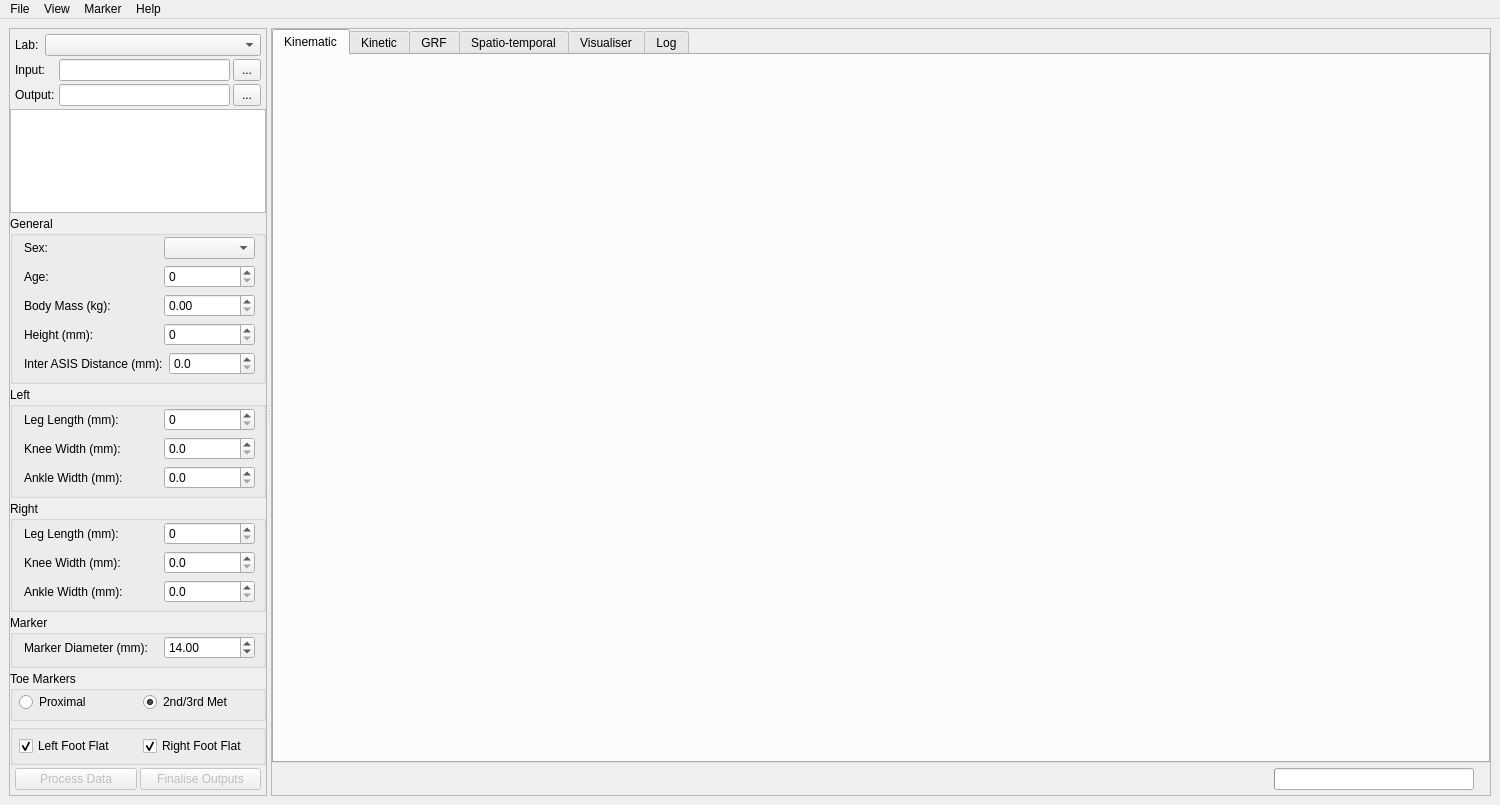
<?xml version="1.0" encoding="UTF-8"?>
<ui version="4.0">
 <class>MainWindow</class>
 <widget class="QMainWindow" name="MainWindow">
  <property name="geometry">
   <rect>
    <x>0</x>
    <y>0</y>
    <width>1500</width>
    <height>805</height>
   </rect>
  </property>
  <property name="windowTitle">
   <string>MainWindow</string>
  </property>
  <property name="windowIcon">
   <iconset resource="resources.qrc">
    <normaloff>:/c3d_parser/images/app-icon.png</normaloff>:/c3d_parser/images/app-icon.png</iconset>
  </property>
  <widget class="QWidget" name="centralwidget">
   <layout class="QVBoxLayout" name="verticalLayout">
    <item>
     <widget class="QSplitter" name="splitter">
      <property name="orientation">
       <enum>Qt::Orientation::Horizontal</enum>
      </property>
      <widget class="QFrame" name="frameTrial">
       <property name="sizePolicy">
        <sizepolicy hsizetype="Expanding" vsizetype="Preferred">
         <horstretch>0</horstretch>
         <verstretch>0</verstretch>
        </sizepolicy>
       </property>
       <property name="minimumSize">
        <size>
         <width>0</width>
         <height>0</height>
        </size>
       </property>
       <property name="frameShape">
        <enum>QFrame::Shape::StyledPanel</enum>
       </property>
       <property name="frameShadow">
        <enum>QFrame::Shadow::Raised</enum>
       </property>
       <layout class="QVBoxLayout" name="verticalLayout_2">
        <property name="spacing">
         <number>3</number>
        </property>
        <property name="leftMargin">
         <number>0</number>
        </property>
        <property name="topMargin">
         <number>5</number>
        </property>
        <property name="rightMargin">
         <number>0</number>
        </property>
        <property name="bottomMargin">
         <number>5</number>
        </property>
        <item>
         <layout class="QHBoxLayout" name="horizontalLayout_3">
          <property name="leftMargin">
           <number>5</number>
          </property>
          <property name="rightMargin">
           <number>5</number>
          </property>
          <item>
           <widget class="QLabel" name="label_2">
            <property name="text">
             <string>Lab: </string>
            </property>
           </widget>
          </item>
          <item>
           <widget class="QComboBox" name="comboBoxLab">
            <property name="sizePolicy">
             <sizepolicy hsizetype="Expanding" vsizetype="Fixed">
              <horstretch>0</horstretch>
              <verstretch>0</verstretch>
             </sizepolicy>
            </property>
           </widget>
          </item>
         </layout>
        </item>
        <item>
         <layout class="QHBoxLayout" name="horizontalLayout" stretch="0,1,0">
          <property name="leftMargin">
           <number>5</number>
          </property>
          <property name="rightMargin">
           <number>5</number>
          </property>
          <item>
           <widget class="QLabel" name="label">
            <property name="minimumSize">
             <size>
              <width>41</width>
              <height>0</height>
             </size>
            </property>
            <property name="text">
             <string>Input:</string>
            </property>
           </widget>
          </item>
          <item>
           <widget class="QLineEdit" name="lineEditInputDirectory">
            <property name="sizePolicy">
             <sizepolicy hsizetype="Expanding" vsizetype="Fixed">
              <horstretch>0</horstretch>
              <verstretch>0</verstretch>
             </sizepolicy>
            </property>
            <property name="minimumSize">
             <size>
              <width>0</width>
              <height>0</height>
             </size>
            </property>
           </widget>
          </item>
          <item>
           <widget class="QPushButton" name="pushButtonInputDirectoryChooser">
            <property name="sizePolicy">
             <sizepolicy hsizetype="Fixed" vsizetype="Fixed">
              <horstretch>0</horstretch>
              <verstretch>0</verstretch>
             </sizepolicy>
            </property>
            <property name="styleSheet">
             <string notr="true">padding: 3px 8px;</string>
            </property>
            <property name="text">
             <string>...</string>
            </property>
           </widget>
          </item>
         </layout>
        </item>
        <item>
         <layout class="QHBoxLayout" name="horizontalLayout_6">
          <property name="leftMargin">
           <number>5</number>
          </property>
          <property name="rightMargin">
           <number>5</number>
          </property>
          <item>
           <widget class="QLabel" name="label_5">
            <property name="minimumSize">
             <size>
              <width>41</width>
              <height>0</height>
             </size>
            </property>
            <property name="text">
             <string>Output:</string>
            </property>
           </widget>
          </item>
          <item>
           <widget class="QLineEdit" name="lineEditOutputDirectory">
            <property name="sizePolicy">
             <sizepolicy hsizetype="Expanding" vsizetype="Fixed">
              <horstretch>0</horstretch>
              <verstretch>0</verstretch>
             </sizepolicy>
            </property>
            <property name="minimumSize">
             <size>
              <width>0</width>
              <height>0</height>
             </size>
            </property>
           </widget>
          </item>
          <item>
           <widget class="QPushButton" name="pushButtonOutputDirectoryChooser">
            <property name="sizePolicy">
             <sizepolicy hsizetype="Fixed" vsizetype="Fixed">
              <horstretch>0</horstretch>
              <verstretch>0</verstretch>
             </sizepolicy>
            </property>
            <property name="styleSheet">
             <string notr="true">padding: 3px 8px;</string>
            </property>
            <property name="text">
             <string>...</string>
            </property>
           </widget>
          </item>
         </layout>
        </item>
        <item>
         <widget class="CustomListWidget" name="listWidgetFiles"/>
        </item>
        <item>
         <widget class="QGroupBox" name="groupBox">
          <property name="title">
           <string>General</string>
          </property>
          <layout class="QVBoxLayout" name="verticalLayout_9">
           <property name="leftMargin">
            <number>6</number>
           </property>
           <property name="topMargin">
            <number>1</number>
           </property>
           <property name="rightMargin">
            <number>3</number>
           </property>
           <property name="bottomMargin">
            <number>6</number>
           </property>
           <item>
            <layout class="QHBoxLayout" name="horizontalLayout_14">
             <property name="leftMargin">
              <number>5</number>
             </property>
             <property name="rightMargin">
              <number>5</number>
             </property>
             <item>
              <widget class="QLabel" name="label_12">
               <property name="minimumSize">
                <size>
                 <width>134</width>
                 <height>0</height>
                </size>
               </property>
               <property name="text">
                <string>Sex:</string>
               </property>
              </widget>
             </item>
             <item>
              <widget class="QComboBox" name="comboBoxSex">
               <property name="currentText">
                <string/>
               </property>
               <property name="placeholderText">
                <string>-</string>
               </property>
               <item>
                <property name="text">
                 <string>Female</string>
                </property>
               </item>
               <item>
                <property name="text">
                 <string>Male</string>
                </property>
               </item>
              </widget>
             </item>
            </layout>
           </item>
           <item>
            <layout class="QHBoxLayout" name="horizontalLayout_13">
             <property name="leftMargin">
              <number>5</number>
             </property>
             <property name="rightMargin">
              <number>5</number>
             </property>
             <item>
              <widget class="QLabel" name="label_11">
               <property name="minimumSize">
                <size>
                 <width>134</width>
                 <height>0</height>
                </size>
               </property>
               <property name="text">
                <string>Age:</string>
               </property>
              </widget>
             </item>
             <item>
              <widget class="QSpinBox" name="spinBoxAge"/>
             </item>
            </layout>
           </item>
           <item>
            <layout class="QHBoxLayout" name="horizontalLayout_8">
             <property name="leftMargin">
              <number>5</number>
             </property>
             <property name="rightMargin">
              <number>5</number>
             </property>
             <item>
              <widget class="QLabel" name="label_6">
               <property name="minimumSize">
                <size>
                 <width>134</width>
                 <height>0</height>
                </size>
               </property>
               <property name="text">
                <string>Body Mass (kg):</string>
               </property>
              </widget>
             </item>
             <item>
              <widget class="QDoubleSpinBox" name="doubleSpinBoxBodyMass">
               <property name="sizePolicy">
                <sizepolicy hsizetype="Minimum" vsizetype="Fixed">
                 <horstretch>0</horstretch>
                 <verstretch>0</verstretch>
                </sizepolicy>
               </property>
               <property name="minimumSize">
                <size>
                 <width>0</width>
                 <height>0</height>
                </size>
               </property>
               <property name="maximum">
                <double>999.990000000000009</double>
               </property>
              </widget>
             </item>
            </layout>
           </item>
           <item>
            <layout class="QHBoxLayout" name="horizontalLayout_5">
             <property name="leftMargin">
              <number>5</number>
             </property>
             <property name="rightMargin">
              <number>5</number>
             </property>
             <item>
              <widget class="QLabel" name="label_4">
               <property name="minimumSize">
                <size>
                 <width>134</width>
                 <height>0</height>
                </size>
               </property>
               <property name="text">
                <string>Height (mm):</string>
               </property>
              </widget>
             </item>
             <item>
              <widget class="QDoubleSpinBox" name="doubleSpinBoxHeight">
               <property name="sizePolicy">
                <sizepolicy hsizetype="Minimum" vsizetype="Fixed">
                 <horstretch>0</horstretch>
                 <verstretch>0</verstretch>
                </sizepolicy>
               </property>
               <property name="decimals">
                <number>0</number>
               </property>
               <property name="maximum">
                <double>9999.000000000000000</double>
               </property>
               <property name="singleStep">
                <double>1.000000000000000</double>
               </property>
              </widget>
             </item>
            </layout>
           </item>
           <item>
            <layout class="QHBoxLayout" name="horizontalLayout_17">
             <property name="leftMargin">
              <number>5</number>
             </property>
             <property name="rightMargin">
              <number>5</number>
             </property>
             <item>
              <widget class="QLabel" name="label_15">
               <property name="minimumSize">
                <size>
                 <width>134</width>
                 <height>0</height>
                </size>
               </property>
               <property name="text">
                <string>Inter ASIS Distance (mm):</string>
               </property>
              </widget>
             </item>
             <item>
              <widget class="QDoubleSpinBox" name="doubleSpinBoxASISWidth">
               <property name="decimals">
                <number>1</number>
               </property>
               <property name="maximum">
                <double>999.000000000000000</double>
               </property>
              </widget>
             </item>
            </layout>
           </item>
          </layout>
         </widget>
        </item>
        <item>
         <widget class="QGroupBox" name="groupBox_2">
          <property name="title">
           <string>Left</string>
          </property>
          <layout class="QVBoxLayout" name="verticalLayout_10">
           <property name="leftMargin">
            <number>6</number>
           </property>
           <property name="topMargin">
            <number>1</number>
           </property>
           <property name="rightMargin">
            <number>3</number>
           </property>
           <property name="bottomMargin">
            <number>6</number>
           </property>
           <item>
            <layout class="QHBoxLayout" name="horizontalLayout_11">
             <property name="leftMargin">
              <number>5</number>
             </property>
             <property name="rightMargin">
              <number>5</number>
             </property>
             <item>
              <widget class="QLabel" name="label_9">
               <property name="minimumSize">
                <size>
                 <width>134</width>
                 <height>0</height>
                </size>
               </property>
               <property name="text">
                <string>Leg Length (mm):</string>
               </property>
              </widget>
             </item>
             <item>
              <widget class="QDoubleSpinBox" name="doubleSpinBoxLeftLegLength">
               <property name="sizePolicy">
                <sizepolicy hsizetype="Minimum" vsizetype="Fixed">
                 <horstretch>0</horstretch>
                 <verstretch>0</verstretch>
                </sizepolicy>
               </property>
               <property name="decimals">
                <number>0</number>
               </property>
               <property name="maximum">
                <double>9999.000000000000000</double>
               </property>
               <property name="singleStep">
                <double>1.000000000000000</double>
               </property>
              </widget>
             </item>
            </layout>
           </item>
           <item>
            <layout class="QHBoxLayout" name="horizontalLayout_9">
             <property name="leftMargin">
              <number>5</number>
             </property>
             <property name="rightMargin">
              <number>5</number>
             </property>
             <item>
              <widget class="QLabel" name="label_7">
               <property name="minimumSize">
                <size>
                 <width>134</width>
                 <height>0</height>
                </size>
               </property>
               <property name="text">
                <string>Knee Width (mm):</string>
               </property>
              </widget>
             </item>
             <item>
              <widget class="QDoubleSpinBox" name="doubleSpinBoxLeftKneeWidth">
               <property name="sizePolicy">
                <sizepolicy hsizetype="Minimum" vsizetype="Fixed">
                 <horstretch>0</horstretch>
                 <verstretch>0</verstretch>
                </sizepolicy>
               </property>
               <property name="decimals">
                <number>1</number>
               </property>
               <property name="maximum">
                <double>999.000000000000000</double>
               </property>
               <property name="singleStep">
                <double>1.000000000000000</double>
               </property>
              </widget>
             </item>
            </layout>
           </item>
           <item>
            <layout class="QHBoxLayout" name="horizontalLayout_15">
             <property name="leftMargin">
              <number>5</number>
             </property>
             <property name="rightMargin">
              <number>5</number>
             </property>
             <item>
              <widget class="QLabel" name="label_13">
               <property name="minimumSize">
                <size>
                 <width>134</width>
                 <height>0</height>
                </size>
               </property>
               <property name="text">
                <string>Ankle Width (mm):</string>
               </property>
              </widget>
             </item>
             <item>
              <widget class="QDoubleSpinBox" name="doubleSpinBoxLeftAnkleWidth">
               <property name="decimals">
                <number>1</number>
               </property>
               <property name="maximum">
                <double>999.000000000000000</double>
               </property>
              </widget>
             </item>
            </layout>
           </item>
          </layout>
         </widget>
        </item>
        <item>
         <widget class="QGroupBox" name="groupBox_3">
          <property name="title">
           <string>Right</string>
          </property>
          <layout class="QVBoxLayout" name="verticalLayout_11">
           <property name="leftMargin">
            <number>6</number>
           </property>
           <property name="topMargin">
            <number>1</number>
           </property>
           <property name="rightMargin">
            <number>3</number>
           </property>
           <property name="bottomMargin">
            <number>6</number>
           </property>
           <item>
            <layout class="QHBoxLayout" name="horizontalLayout_12">
             <property name="leftMargin">
              <number>5</number>
             </property>
             <property name="rightMargin">
              <number>5</number>
             </property>
             <item>
              <widget class="QLabel" name="label_10">
               <property name="minimumSize">
                <size>
                 <width>134</width>
                 <height>0</height>
                </size>
               </property>
               <property name="text">
                <string>Leg Length (mm):</string>
               </property>
              </widget>
             </item>
             <item>
              <widget class="QDoubleSpinBox" name="doubleSpinBoxRightLegLength">
               <property name="sizePolicy">
                <sizepolicy hsizetype="Minimum" vsizetype="Fixed">
                 <horstretch>0</horstretch>
                 <verstretch>0</verstretch>
                </sizepolicy>
               </property>
               <property name="decimals">
                <number>0</number>
               </property>
               <property name="maximum">
                <double>9999.000000000000000</double>
               </property>
               <property name="singleStep">
                <double>1.000000000000000</double>
               </property>
              </widget>
             </item>
            </layout>
           </item>
           <item>
            <layout class="QHBoxLayout" name="horizontalLayout_10">
             <property name="leftMargin">
              <number>5</number>
             </property>
             <property name="rightMargin">
              <number>5</number>
             </property>
             <item>
              <widget class="QLabel" name="label_8">
               <property name="minimumSize">
                <size>
                 <width>134</width>
                 <height>0</height>
                </size>
               </property>
               <property name="text">
                <string>Knee Width (mm):</string>
               </property>
              </widget>
             </item>
             <item>
              <widget class="QDoubleSpinBox" name="doubleSpinBoxRightKneeWidth">
               <property name="sizePolicy">
                <sizepolicy hsizetype="Minimum" vsizetype="Fixed">
                 <horstretch>0</horstretch>
                 <verstretch>0</verstretch>
                </sizepolicy>
               </property>
               <property name="decimals">
                <number>1</number>
               </property>
               <property name="maximum">
                <double>999.000000000000000</double>
               </property>
               <property name="singleStep">
                <double>1.000000000000000</double>
               </property>
              </widget>
             </item>
            </layout>
           </item>
           <item>
            <layout class="QHBoxLayout" name="horizontalLayout_16">
             <property name="leftMargin">
              <number>5</number>
             </property>
             <property name="rightMargin">
              <number>5</number>
             </property>
             <item>
              <widget class="QLabel" name="label_14">
               <property name="minimumSize">
                <size>
                 <width>134</width>
                 <height>0</height>
                </size>
               </property>
               <property name="text">
                <string>Ankle Width (mm):</string>
               </property>
              </widget>
             </item>
             <item>
              <widget class="QDoubleSpinBox" name="doubleSpinBoxRightAnkleWidth">
               <property name="decimals">
                <number>1</number>
               </property>
               <property name="maximum">
                <double>999.000000000000000</double>
               </property>
              </widget>
             </item>
            </layout>
           </item>
          </layout>
         </widget>
        </item>
        <item>
         <widget class="QGroupBox" name="groupBox_4">
          <property name="title">
           <string>Marker</string>
          </property>
          <layout class="QVBoxLayout" name="verticalLayout_12">
           <property name="leftMargin">
            <number>6</number>
           </property>
           <property name="topMargin">
            <number>1</number>
           </property>
           <property name="rightMargin">
            <number>3</number>
           </property>
           <property name="bottomMargin">
            <number>6</number>
           </property>
           <item>
            <layout class="QHBoxLayout" name="horizontalLayout_4">
             <property name="leftMargin">
              <number>5</number>
             </property>
             <property name="rightMargin">
              <number>5</number>
             </property>
             <item>
              <widget class="QLabel" name="label_3">
               <property name="sizePolicy">
                <sizepolicy hsizetype="Preferred" vsizetype="Preferred">
                 <horstretch>0</horstretch>
                 <verstretch>0</verstretch>
                </sizepolicy>
               </property>
               <property name="minimumSize">
                <size>
                 <width>134</width>
                 <height>0</height>
                </size>
               </property>
               <property name="text">
                <string>Marker Diameter (mm):</string>
               </property>
              </widget>
             </item>
             <item>
              <widget class="QDoubleSpinBox" name="doubleSpinBoxMarkerDiameter">
               <property name="sizePolicy">
                <sizepolicy hsizetype="Minimum" vsizetype="Fixed">
                 <horstretch>0</horstretch>
                 <verstretch>0</verstretch>
                </sizepolicy>
               </property>
               <property name="value">
                <double>14.000000000000000</double>
               </property>
              </widget>
             </item>
            </layout>
           </item>
          </layout>
         </widget>
        </item>
        <item>
         <widget class="QGroupBox" name="groupBox_6">
          <property name="title">
           <string>Toe Markers</string>
          </property>
          <layout class="QHBoxLayout" name="horizontalLayout_20">
           <property name="leftMargin">
            <number>6</number>
           </property>
           <property name="topMargin">
            <number>1</number>
           </property>
           <property name="rightMargin">
            <number>3</number>
           </property>
           <property name="bottomMargin">
            <number>6</number>
           </property>
           <item>
            <widget class="QRadioButton" name="radioButtonProximal">
             <property name="text">
              <string>Proximal</string>
             </property>
            </widget>
           </item>
           <item>
            <widget class="QRadioButton" name="radioButtonMetHead">
             <property name="text">
              <string>2nd/3rd Met</string>
             </property>
             <property name="checked">
              <bool>true</bool>
             </property>
            </widget>
           </item>
          </layout>
         </widget>
        </item>
        <item>
         <widget class="QGroupBox" name="groupBox_5">
          <property name="title">
           <string/>
          </property>
          <layout class="QHBoxLayout" name="horizontalLayout_19">
           <property name="leftMargin">
            <number>6</number>
           </property>
           <property name="topMargin">
            <number>6</number>
           </property>
           <property name="rightMargin">
            <number>3</number>
           </property>
           <property name="bottomMargin">
            <number>6</number>
           </property>
           <item>
            <widget class="QCheckBox" name="checkBoxLeftFootFlat">
             <property name="text">
              <string>Left Foot Flat</string>
             </property>
             <property name="checked">
              <bool>true</bool>
             </property>
            </widget>
           </item>
           <item>
            <widget class="QCheckBox" name="checkBoxRightFootFlat">
             <property name="text">
              <string>Right Foot Flat</string>
             </property>
             <property name="checked">
              <bool>true</bool>
             </property>
            </widget>
           </item>
          </layout>
         </widget>
        </item>
        <item>
         <layout class="QHBoxLayout" name="horizontalLayout_2">
          <property name="leftMargin">
           <number>5</number>
          </property>
          <property name="rightMargin">
           <number>5</number>
          </property>
          <item>
           <widget class="QPushButton" name="pushButtonParseData">
            <property name="enabled">
             <bool>false</bool>
            </property>
            <property name="text">
             <string>Process Data</string>
            </property>
           </widget>
          </item>
          <item>
           <widget class="QPushButton" name="pushButtonFinalise">
            <property name="enabled">
             <bool>false</bool>
            </property>
            <property name="text">
             <string>Finalise Outputs</string>
            </property>
           </widget>
          </item>
         </layout>
        </item>
       </layout>
      </widget>
      <widget class="QFrame" name="frameVisualisation">
       <property name="sizePolicy">
        <sizepolicy hsizetype="Preferred" vsizetype="Preferred">
         <horstretch>1</horstretch>
         <verstretch>0</verstretch>
        </sizepolicy>
       </property>
       <property name="frameShape">
        <enum>QFrame::Shape::StyledPanel</enum>
       </property>
       <property name="frameShadow">
        <enum>QFrame::Shadow::Raised</enum>
       </property>
       <layout class="QVBoxLayout" name="verticalLayout_3">
        <property name="spacing">
         <number>3</number>
        </property>
        <property name="leftMargin">
         <number>0</number>
        </property>
        <property name="topMargin">
         <number>0</number>
        </property>
        <property name="rightMargin">
         <number>0</number>
        </property>
        <property name="bottomMargin">
         <number>4</number>
        </property>
        <item>
         <widget class="QTabWidget" name="tabWidget">
          <property name="currentIndex">
           <number>0</number>
          </property>
          <widget class="QWidget" name="tabKinematic">
           <attribute name="title">
            <string>Kinematic</string>
           </attribute>
           <layout class="QVBoxLayout" name="verticalLayout_6">
            <item>
             <layout class="QVBoxLayout" name="layoutKinematicPlot"/>
            </item>
           </layout>
          </widget>
          <widget class="QWidget" name="tabKinetic">
           <attribute name="title">
            <string>Kinetic</string>
           </attribute>
           <layout class="QVBoxLayout" name="verticalLayout_7">
            <item>
             <layout class="QVBoxLayout" name="layoutKineticPlot"/>
            </item>
           </layout>
          </widget>
          <widget class="QWidget" name="tabGRF">
           <attribute name="title">
            <string>GRF</string>
           </attribute>
           <layout class="QVBoxLayout" name="verticalLayout_4">
            <item>
             <layout class="QVBoxLayout" name="layoutGRFPlot"/>
            </item>
           </layout>
          </widget>
          <widget class="QWidget" name="tabSpatiotemporal">
           <attribute name="title">
            <string>Spatio-temporal</string>
           </attribute>
           <layout class="QVBoxLayout" name="verticalLayout_8">
            <item>
             <widget class="QScrollArea" name="scrollArea">
              <property name="styleSheet">
               <string notr="true">background-color: transparent;</string>
              </property>
              <property name="frameShape">
               <enum>QFrame::Shape::NoFrame</enum>
              </property>
              <property name="verticalScrollBarPolicy">
               <enum>Qt::ScrollBarPolicy::ScrollBarAlwaysOff</enum>
              </property>
              <property name="horizontalScrollBarPolicy">
               <enum>Qt::ScrollBarPolicy::ScrollBarAlwaysOff</enum>
              </property>
              <property name="widgetResizable">
               <bool>true</bool>
              </property>
              <widget class="QWidget" name="scrollAreaSpatiotemporal">
               <property name="geometry">
                <rect>
                 <x>0</x>
                 <y>0</y>
                 <width>1193</width>
                 <height>672</height>
                </rect>
               </property>
               <layout class="QVBoxLayout" name="verticalLayout_5">
                <property name="spacing">
                 <number>40</number>
                </property>
                <property name="leftMargin">
                 <number>30</number>
                </property>
                <property name="topMargin">
                 <number>30</number>
                </property>
                <property name="rightMargin">
                 <number>30</number>
                </property>
                <property name="bottomMargin">
                 <number>30</number>
                </property>
               </layout>
              </widget>
             </widget>
            </item>
           </layout>
          </widget>
          <widget class="QWidget" name="tabVisualiser">
           <attribute name="title">
            <string>Visualiser</string>
           </attribute>
           <layout class="QVBoxLayout" name="verticalLayout_13"/>
          </widget>
          <widget class="QWidget" name="tabLog">
           <attribute name="title">
            <string>Log</string>
           </attribute>
           <layout class="QVBoxLayout" name="verticalLayout_14">
            <item>
             <widget class="QTableWidget" name="tableLog">
              <property name="enabled">
               <bool>true</bool>
              </property>
              <property name="mouseTracking">
               <bool>false</bool>
              </property>
              <property name="autoFillBackground">
               <bool>false</bool>
              </property>
              <property name="inputMethodHints">
               <set>Qt::InputMethodHint::ImhNone</set>
              </property>
              <property name="frameShadow">
               <enum>QFrame::Shadow::Raised</enum>
              </property>
              <property name="verticalScrollBarPolicy">
               <enum>Qt::ScrollBarPolicy::ScrollBarAlwaysOff</enum>
              </property>
              <property name="horizontalScrollBarPolicy">
               <enum>Qt::ScrollBarPolicy::ScrollBarAlwaysOff</enum>
              </property>
              <property name="editTriggers">
               <set>QAbstractItemView::EditTrigger::NoEditTriggers</set>
              </property>
              <property name="tabKeyNavigation">
               <bool>false</bool>
              </property>
              <property name="showDropIndicator" stdset="0">
               <bool>false</bool>
              </property>
              <property name="dragDropOverwriteMode">
               <bool>false</bool>
              </property>
              <property name="alternatingRowColors">
               <bool>false</bool>
              </property>
              <property name="selectionMode">
               <enum>QAbstractItemView::SelectionMode::SingleSelection</enum>
              </property>
              <property name="selectionBehavior">
               <enum>QAbstractItemView::SelectionBehavior::SelectRows</enum>
              </property>
              <property name="showGrid">
               <bool>false</bool>
              </property>
              <property name="gridStyle">
               <enum>Qt::PenStyle::NoPen</enum>
              </property>
              <property name="sortingEnabled">
               <bool>true</bool>
              </property>
              <property name="cornerButtonEnabled">
               <bool>false</bool>
              </property>
              <property name="rowCount">
               <number>0</number>
              </property>
              <property name="columnCount">
               <number>4</number>
              </property>
              <attribute name="horizontalHeaderVisible">
               <bool>true</bool>
              </attribute>
              <attribute name="horizontalHeaderCascadingSectionResizes">
               <bool>true</bool>
              </attribute>
              <attribute name="horizontalHeaderMinimumSectionSize">
               <number>75</number>
              </attribute>
              <attribute name="horizontalHeaderDefaultSectionSize">
               <number>75</number>
              </attribute>
              <attribute name="horizontalHeaderHighlightSections">
               <bool>true</bool>
              </attribute>
              <attribute name="horizontalHeaderShowSortIndicator" stdset="0">
               <bool>true</bool>
              </attribute>
              <attribute name="horizontalHeaderStretchLastSection">
               <bool>true</bool>
              </attribute>
              <attribute name="verticalHeaderVisible">
               <bool>false</bool>
              </attribute>
              <attribute name="verticalHeaderMinimumSectionSize">
               <number>15</number>
              </attribute>
              <attribute name="verticalHeaderDefaultSectionSize">
               <number>20</number>
              </attribute>
              <attribute name="verticalHeaderHighlightSections">
               <bool>false</bool>
              </attribute>
              <column>
               <property name="text">
                <string>Date</string>
               </property>
              </column>
              <column>
               <property name="text">
                <string>Time</string>
               </property>
              </column>
              <column>
               <property name="text">
                <string>Level</string>
               </property>
              </column>
              <column>
               <property name="text">
                <string>Description</string>
               </property>
              </column>
             </widget>
            </item>
            <item>
             <layout class="QHBoxLayout" name="horizontalLayout_18">
              <item>
               <widget class="QCheckBox" name="checkBoxSuppressWarnings">
                <property name="text">
                 <string>Suppress warnings</string>
                </property>
               </widget>
              </item>
             </layout>
            </item>
           </layout>
          </widget>
         </widget>
        </item>
        <item>
         <layout class="QHBoxLayout" name="horizontalLayout_7">
          <property name="spacing">
           <number>8</number>
          </property>
          <property name="leftMargin">
           <number>6</number>
          </property>
          <property name="topMargin">
           <number>1</number>
          </property>
          <property name="rightMargin">
           <number>16</number>
          </property>
          <item>
           <widget class="QLabel" name="labelCount">
            <property name="text">
             <string/>
            </property>
           </widget>
          </item>
          <item>
           <spacer name="horizontalSpacer">
            <property name="orientation">
             <enum>Qt::Orientation::Horizontal</enum>
            </property>
            <property name="sizeHint" stdset="0">
             <size>
              <width>40</width>
              <height>20</height>
             </size>
            </property>
           </spacer>
          </item>
          <item>
           <widget class="QLabel" name="labelProgress">
            <property name="sizePolicy">
             <sizepolicy hsizetype="Preferred" vsizetype="Fixed">
              <horstretch>0</horstretch>
              <verstretch>0</verstretch>
             </sizepolicy>
            </property>
            <property name="minimumSize">
             <size>
              <width>0</width>
              <height>24</height>
             </size>
            </property>
            <property name="text">
             <string/>
            </property>
           </widget>
          </item>
          <item>
           <widget class="QProgressBar" name="progressBar">
            <property name="enabled">
             <bool>true</bool>
            </property>
            <property name="sizePolicy">
             <sizepolicy hsizetype="Fixed" vsizetype="Fixed">
              <horstretch>0</horstretch>
              <verstretch>0</verstretch>
             </sizepolicy>
            </property>
            <property name="minimumSize">
             <size>
              <width>200</width>
              <height>0</height>
             </size>
            </property>
            <property name="value">
             <number>0</number>
            </property>
            <property name="textVisible">
             <bool>false</bool>
            </property>
            <property name="invertedAppearance">
             <bool>false</bool>
            </property>
           </widget>
          </item>
         </layout>
        </item>
       </layout>
      </widget>
     </widget>
    </item>
   </layout>
  </widget>
  <widget class="QMenuBar" name="menuBar">
   <property name="geometry">
    <rect>
     <x>0</x>
     <y>0</y>
     <width>1500</width>
     <height>33</height>
    </rect>
   </property>
   <widget class="QMenu" name="menuFile">
    <property name="title">
     <string>File</string>
    </property>
    <addaction name="actionReloadInput"/>
    <addaction name="separator"/>
    <addaction name="actionQuit"/>
   </widget>
   <widget class="QMenu" name="menuView">
    <property name="title">
     <string>View</string>
    </property>
    <addaction name="actionOptions"/>
   </widget>
   <widget class="QMenu" name="menuMarker">
    <property name="title">
     <string>Marker</string>
    </property>
    <addaction name="actionCustomMarkerSet"/>
    <addaction name="separator"/>
    <addaction name="actionDeleteMarkerSet"/>
   </widget>
   <widget class="QMenu" name="menuHelp">
    <property name="title">
     <string>Help</string>
    </property>
    <addaction name="actionAbout"/>
   </widget>
   <addaction name="menuFile"/>
   <addaction name="menuView"/>
   <addaction name="menuMarker"/>
   <addaction name="menuHelp"/>
  </widget>
  <action name="actionQuit">
   <property name="text">
    <string>Quit</string>
   </property>
   <property name="shortcut">
    <string>Ctrl+Q</string>
   </property>
  </action>
  <action name="actionOptions">
   <property name="text">
    <string>Options</string>
   </property>
  </action>
  <action name="actionReloadInput">
   <property name="text">
    <string>Reload Input</string>
   </property>
  </action>
  <action name="actionCustomMarkerSet">
   <property name="text">
    <string>Custom Marker Set</string>
   </property>
  </action>
  <action name="actionAbout">
   <property name="text">
    <string>About</string>
   </property>
  </action>
  <action name="actionDeleteMarkerSet">
   <property name="text">
    <string>Delete Marker Set</string>
   </property>
  </action>
 </widget>
 <customwidgets>
  <customwidget>
   <class>CustomListWidget</class>
   <extends>QListWidget</extends>
   <header>c3d_parser/view/widgets.h</header>
  </customwidget>
 </customwidgets>
 <resources>
  <include location="resources.qrc"/>
 </resources>
 <connections/>
</ui>
